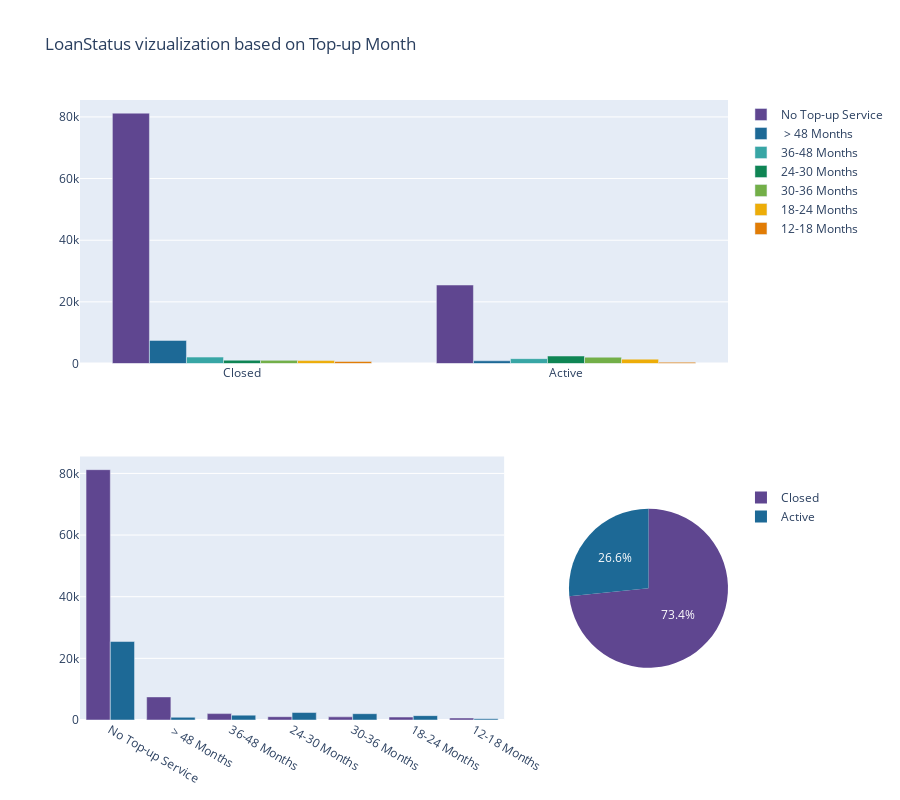

The cell this chart's notebook holds for it:
### Code cell
draw_plots_categorical('LoanStatus','Top-up Month',df)

### Figure 1 — Plotly figure (JSON) as saved in the notebook; plotly's stock layout.template omitted (floating-point values rounded to 4 significant figures)
{"data": [{"legendgroup": "group1", "marker": {"color": "rgb(95, 70, 144)"}, "name": "No Top-up Service", "type": "bar", "x": ["Closed", "Active"], "xaxis": "x", "y": [81214, 25463], "yaxis": "y"}, {"legendgroup": "group1", "marker": {"color": "rgb(29, 105, 150)"}, "name": " > 48 Months", "type": "bar", "x": ["Closed", "Active"], "xaxis": "x", "y": [7488, 878], "yaxis": "y"}, {"legendgroup": "group1", "marker": {"color": "rgb(56, 166, 165)"}, "name": "36-48 Months", "type": "bar", "x": ["Closed", "Active"], "xaxis": "x", "y": [2078, 1578], "yaxis": "y"}, {"legendgroup": "group1", "marker": {"color": "rgb(15, 133, 84)"}, "name": "24-30 Months", "type": "bar", "x": ["Closed", "Active"], "xaxis": "x", "y": [1067, 2425], "yaxis": "y"}, {"legendgroup": "group1", "marker": {"color": "rgb(115, 175, 72)"}, "name": "30-36 Months", "type": "bar", "x": ["Closed", "Active"], "xaxis": "x", "y": [1018, 2044], "yaxis": "y"}, {"legendgroup": "group1", "marker": {"color": "rgb(237, 173, 8)"}, "name": "18-24 Months", "type": "bar", "x": ["Closed", "Active"], "xaxis": "x", "y": [950, 1418], "yaxis": "y"}, {"legendgroup": "group1", "marker": {"color": "rgb(225, 124, 5)"}, "name": "12-18 Months", "type": "bar", "x": ["Closed", "Active"], "xaxis": "x", "y": [642, 392], "yaxis": "y"}, {"legendgroup": "group1", "marker": {"color": "rgb(95, 70, 144)"}, "name": "Closed", "showlegend": false, "type": "bar", "x": ["No Top-up Service", " > 48 Months", "36-48 Months", "24-30 Months", "30-36 Months", "18-24 Months", "12-18 Months"], "xaxis": "x3", "y": [81214, 7488, 2078, 1067, 1018, 950, 642], "yaxis": "y3"}, {"legendgroup": "group1", "marker": {"color": "rgb(29, 105, 150)"}, "name": "Active", "showlegend": false, "type": "bar", "x": ["No Top-up Service", " > 48 Months", "36-48 Months", "24-30 Months", "30-36 Months", "18-24 Months", "12-18 Months"], "xaxis": "x3", "y": [25463, 878, 1578, 2425, 2044, 1418, 392], "yaxis": "y3"}, {"domain": {"x": [0.7545, 1], "y": [0, 0.425]}, "labels": ["Closed", "Active"], "legendgroup": "group2", "marker": {"colors": ["rgb(95, 70, 144)", "rgb(29, 105, 150)", "rgb(56, 166, 165)", "rgb(15, 133, 84)", "rgb(115, 175, 72)", "rgb(237, 173, 8)", "rgb(225, 124, 5)", "rgb(204, 80, 62)", "rgb(148, 52, 110)", "rgb(111, 64, 112)", "rgb(102, 102, 102)"]}, "type": "pie", "values": [94457, 34198]}], "layout": {"barmode": "group", "height": 800, "legend": {"tracegroupgap": 250}, "title": {"text": "LoanStatus vizualization based on Top-up Month"}, "xaxis": {"anchor": "y", "domain": [0, 1]}, "xaxis2": {"anchor": "y2", "domain": [0.7545, 1]}, "xaxis3": {"anchor": "y3", "domain": [0, 0.6545]}, "yaxis": {"anchor": "x", "domain": [0.575, 1]}, "yaxis2": {"anchor": "x2", "domain": [0.575, 1]}, "yaxis3": {"anchor": "x3", "domain": [0, 0.425]}}}
